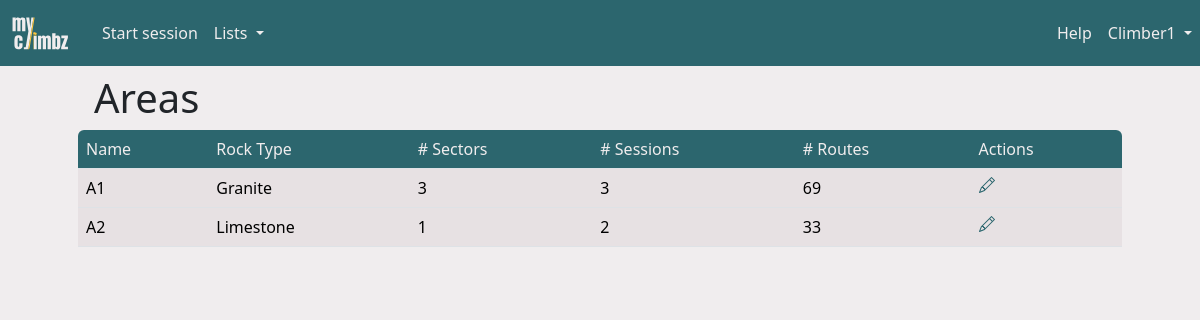
Screenshot of /areas (signed in) with the database file from the repository.
### climbz/models/climber.py (models this page shows, shortened)
class Climber(db.Model, UserMixin):
    id = db.Column(db.Integer, primary_key=True)
    role = db.Column(db.Integer, nullable=False, default=0)
    email = db.Column(db.String(200), nullable=False, unique=True)
    password = db.Column(db.String(200), nullable=False)
    name = db.Column(db.String(200), nullable=False)
    birthdate = db.Column(db.Date, nullable=True)
    year_started_climbing = db.Column(db.Integer, nullable=True)
    height = db.Column(db.Integer, nullable=True)
    ape_index = db.Column(db.Integer, nullable=True)
    grade_scale = db.Column(db.String(10), nullable=False, default="font")
    climbs = db.relationship("Climb", backref="climber", cascade="all, delete")
    sessions = db.relationship("Session", backref="climber", cascade="all, delete")
    opinions = db.relationship("Opinion", backref="climber", cascade="all, delete")
    routes = db.relationship("Route", backref="creator")
    sectors = db.relationship("Sector", backref="creator")
    areas = db.relationship("Area", backref="creator")
    projects = db.relationship(
        "Route",
        secondary=climber_projects,
        backref=db.backref("climbers", lazy="dynamic"),
    )

### climbz/models/area.py (models this page shows, shortened)
class Area(db.Model):
    id = db.Column(db.Integer, primary_key=True)
    name = db.Column(db.String(100), nullable=False, unique=True)
    comment = db.Column(db.Text)
    link = db.Column(db.String(300))
    created_by = db.Column(db.Integer, db.ForeignKey("climber.id"), nullable=False)
    rock_type_id = db.Column(db.Integer, db.ForeignKey("rock_type.id"))
    rock_type = db.relationship("RockType", backref="climbing_areas")
    sessions = db.relationship("Session", backref="area", cascade="all, delete")
    sectors = db.relationship("Sector", backref="area", cascade="all, delete")

### climbz/models/rock_type.py (models this page shows)
class RockType(db.Model):
    id = db.Column(db.Integer, primary_key=True)
    name = db.Column(db.String(100), nullable=False)

### climbz/blueprints/areas/routes.py (the view)
@areas.route("/areas")
def table_areas() -> str:
    return render("areas.html", title="Areas", areas=Area.query.all())

### climbz/blueprints/utils.py (called while the page is built)
@login_required
def render(*args, **kwargs) -> str:
    kwargs["title"] = kwargs["title"]
    kwargs["error"] = flask_session.pop("error", None)
    kwargs["open_session"] = Session.query.get(flask_session.get("session_id", -1))
    kwargs["username"] = current_user.name
    kwargs["user_id"] = current_user.id
    kwargs["user_role"] = current_user.role
    kwargs["user_grade_scale"] = current_user.grade_scale
    path = request.path
    if not path.startswith("/edit_") and not path.startswith("/add_"):
        flask_session["call_from_url"] = path
    return render_template(
        *args,
        **kwargs,
    )

### climbz/models/climber.py (called while the page is built)
@login_manager.user_loader
def load_climber(climber_id: int) -> Climber:
    return Climber.query.get(int(climber_id))

### run.py (called while the page is built, shortened)
@app.before_request
def check_request_validity():
    if not request.endpoint:
        return
    elif request.endpoint == "climbers.login" or "static" in request.endpoint:
        return
    elif not current_user.is_authenticated:
        return redirect(url_for("climbers.login"))

### climbz/templates/areas.html (shortened to what this page needs)
{% extends "main.html" %}
{% block content %}
<div class="container px-0 px-md-5">
    <h1 class="ms-3 mt-2">Areas</h1>
    <table id="content_table" class="table table-hover" data-sort-col="0" data-sort-order="asc">
        <thead>
            <tr>
                {% for row_name in ["Name", "Rock Type", "# Sectors", "# Sessions", "# Routes"] %}
                <th>{{ row_name }}</th>
                {% endfor %}
                <th data-sortable="false">Actions</th>
            </tr>
        </thead>
        <tbody>
            {% for area in areas %}
            {% set onclick = "window.location=\"" + url_for('areas.page_area', area_id=area.id) + "\"" %}
            <tr>
                <td onclick={{ onclick }}>{{ area.name }}</td>
                <td onclick={{ onclick }}>{{ area.rock_type.name }}</td>
                <td onclick={{ onclick }}>{{ area.sectors|length }}</td>
                <td onclick={{ onclick }}>{{ area.sessions|length }}</td>
                <td onclick={{ onclick }}>{{ area.sectors|map(attribute='routes')|map('length')|sum }}</td>
                {% if area.created_by == user_id or user_role == 1 %}
                <td>
                    <a href="{{ url_for('areas.edit_area', area_id=area.id) }}">
                    </a>
                </td>
                {% else %}
                <td></td>
                {% endif %}
            </tr>
            {% endfor %}
        </tbody>
    </table>
</div>
{% endblock content %}

### climbz/templates/main.html (shortened to what this page needs)
<html>
<head>
    <link href="https://cdn.jsdelivr.net/npm/bootstrap@5.3.2/dist/css/bootstrap.min.css" rel="stylesheet"
>
    <link href="{{ url_for('static', filename='css/colors.css') }}" rel="stylesheet" type="text/css">
    <link rel="stylesheet" type="text/css" href="https://cdnjs.cloudflare.com/ajax/libs/noUiSlider/15.8.1/nouislider.css" />
    <link href="https://cdn.jsdelivr.net/npm/simple-datatables@latest/dist/style.css" rel="stylesheet" type="text/css">
</head>
<body>
    <nav class="navbar navbar-expand-lg">
        <a class="navbar-brand" href="{{ url_for('home.page_home') }}" style="padding-left: 10px;">
            <img src="{{ url_for('static', filename='images/logo-transparent.svg') }}" width="60" height="40" class="d-inline-block align-top" alt="">
        </a>
        {% if not "Add" in title and not "Edit" in title %}
        <div class="collapse navbar-collapse ps-2" id="navbarSupportedContent">
            <ul class="navbar-nav me-auto mb-2 mb-md-0">
                {% if open_session %}
                <li><a class="nav-link" href="{{ url_for('climbs.add_climb') }}">Add climb</a></li>
                <li>
                    <a class="nav-link" href="{{ url_for('sessions.stop_session') }}">
                        Stop
                        {% if open_session.is_project_search %}
                        project search
                        {% else %}
                        session
                        {% endif %}
                    </a>
                </li>
                {% else %}
                <li class="nav-item">
                    <a class="nav-link" href="{{ url_for('sessions.add_session') }}">Start session</a>
                </li>
                {% endif %}
                <li class="nav-item dropdown">
                    <a class="nav-link dropdown-toggle" href="#" role="button" data-bs-toggle="dropdown"
                        aria-expanded="false">
                        Lists
                    </a>
                </li>
            </ul>
            <ul class="navbar-nav ms-md-auto mb-2 mb-md-0">
                <li class="nav-item">
                    <a class="nav-link" href="{{ url_for('home.guide') }}">Help</a>
                </li>
                <li class="nav-item dropdown">
                    <a class="nav-link dropdown-toggle" href="#" role="button" data-bs-toggle="dropdown"
                        aria-expanded="false">
                        {{ username }}
                    </a>
                </li>
            </ul>
        </div>
        {% endif %}
    </nav>
    {%block content %}{% endblock %}
</body>
</html>

### climbz/static/css/colors.css (style rules this page uses)
:root { --color-yellow: #FFC53D; --color-yellow-100: #fff0c6; --color-yellow-200: #ffdf88; --color-yellow-300: #FFC53D; --color-yellow-400: #ffb320; --color-yellow-500: #f98f07; --color-yellow-600: #dd6902; --color-yellow-700: #b74806; --color-yellow-800: #94360c; --color-yellow-900: #7a2e0d; --color-yellow-950: #461602; --color-green: #2C666E; --color-green-50: #f1faf9; --color-green-100: #daf3f3; --color-green-200: #bae6e7; --color-green-300: #8ad4d6; --color-green-400: #53b9bd; --color-green-500: #379da3; --color-green-600: #318089; --color-green-700: #2C666E; --color-green-800: #2c575e; --color-green-900: #284a51; --color-green-950: #163036; --color-white: #F0EDEE; --color-white-50: #f9f7f8; --color-white-100: #F0EDEE; --color-white-200: #e7e1e3; --color-white-300: #d5cccf; --color-white-400: #bbaeb2; --color-white-500: #a29197; --color-white-600: #8a787e; --color-white-700: #726368; --color-white-800: #605458; --color-white-900: #53494c; --color-white-950: #2a2527; --color-gray: #6c757d; --color-black: #0A090C; }
body { background-color: var(--color-white); }
a { text-decoration: none; color: var(--color-green); }
.navbar { background-color: var(--color-green); color: var(--color-white); }
.navbar-brand { color: var(--color-yellow); }
.nav-link, .nav-link:focus { color: var(--color-white); }
.table thead th:first-child { border-top-left-radius: var(--bs-border-radius); }
.table thead th:last-child { border-top-right-radius: var(--bs-border-radius); }
.table td { background-color: var(--color-white-200); }
.table thead { background-color: var(--color-green); color: var(--color-white); font-weight: normal; }
.table thead th { background-color: transparent; color: inherit; font-weight: normal; }
ul { list-style-type: none; }

### rows the page displays
Climber: name "Climber1"
Area: name "A1", rock_type.name "Granite", sectors|length "3", sessions|length "3", sectors|map "69"
Area: name "A2", rock_type.name "Limestone", sectors|length "1", sessions|length "2", sectors|map "33"

### other values shown
{{ row_name }} "Name" "Rock Type" "# Sectors" "# Sessions" "# Routes"
